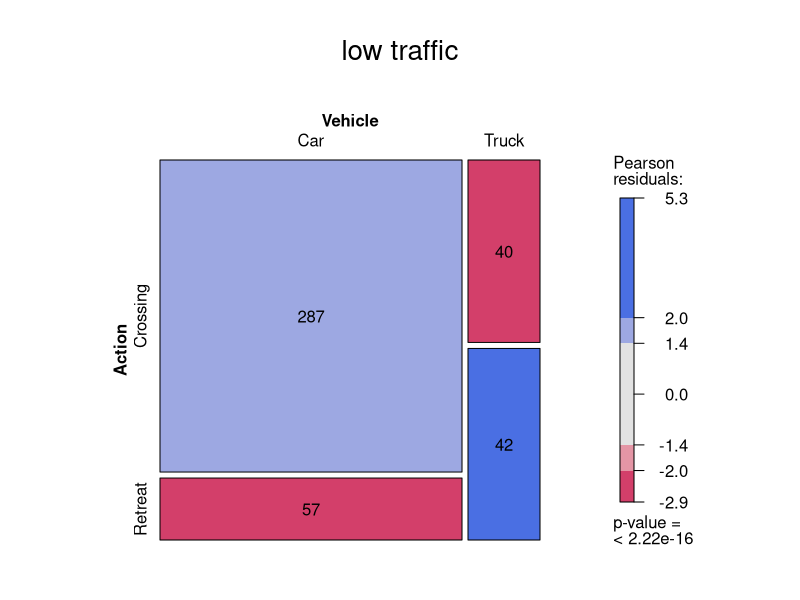
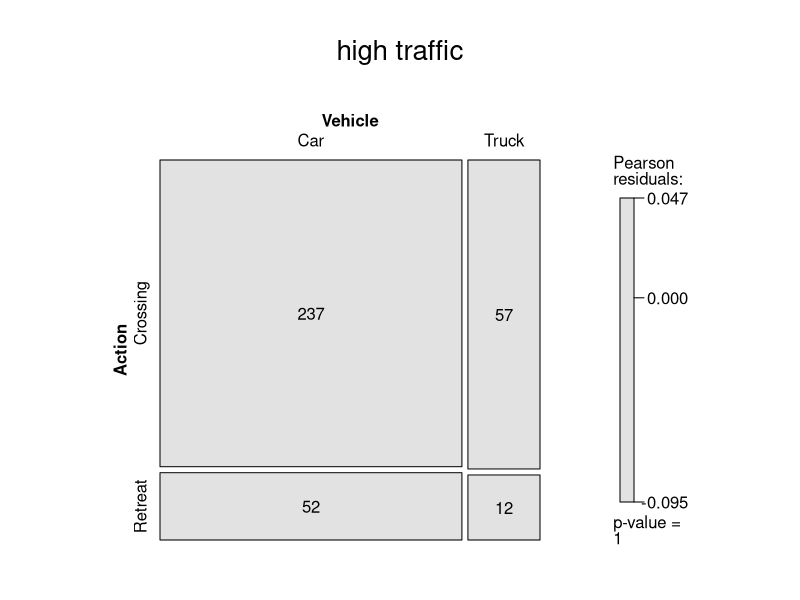
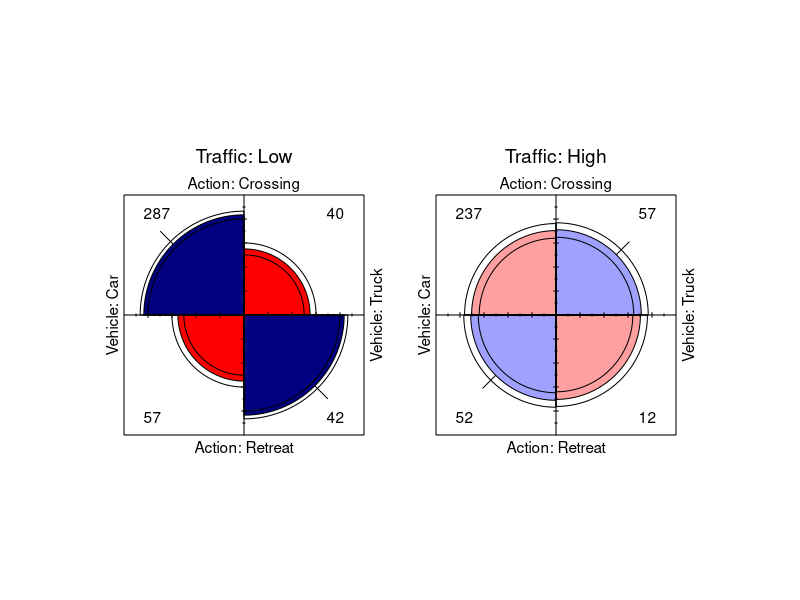
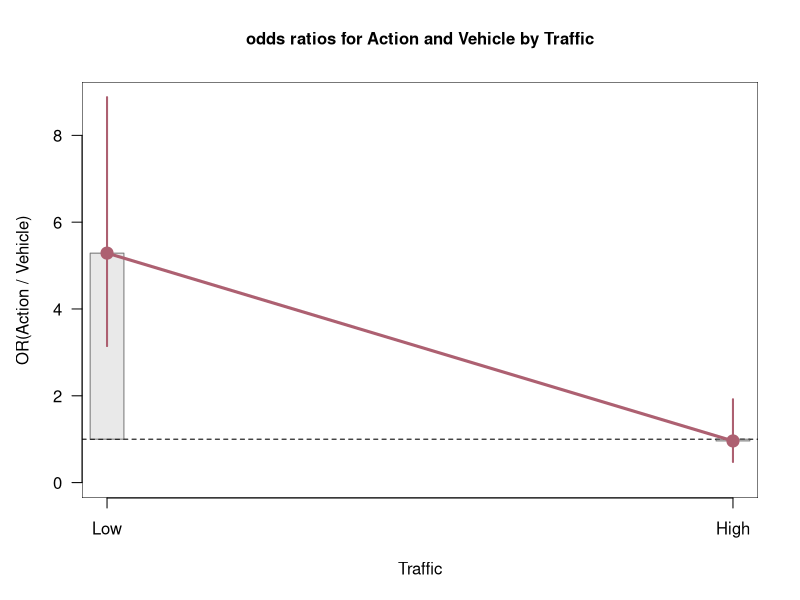
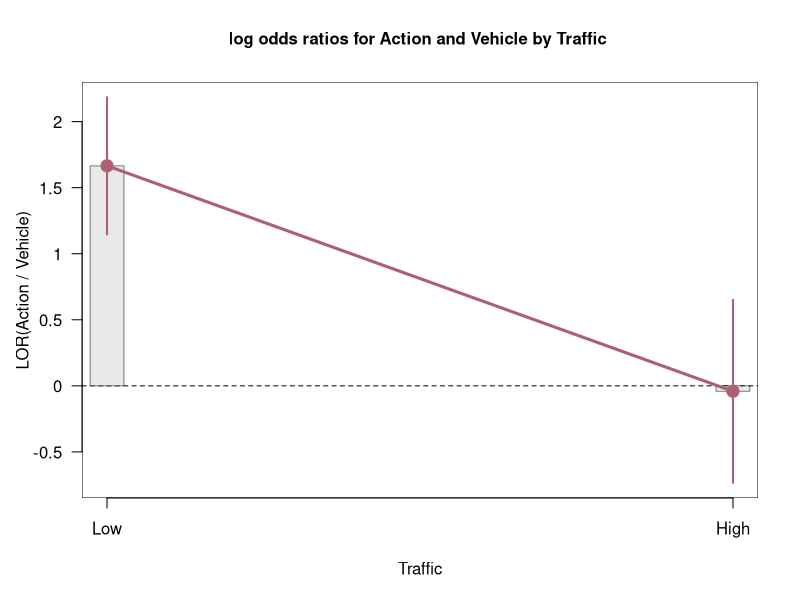
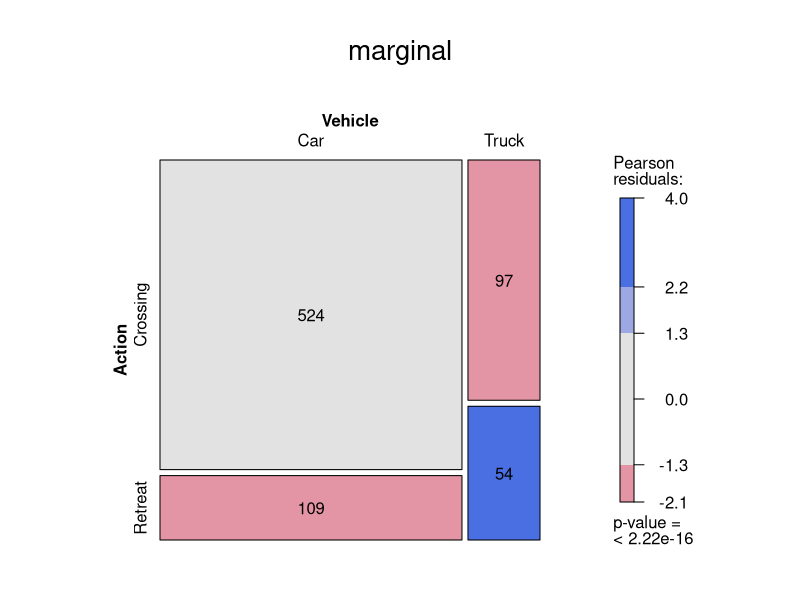
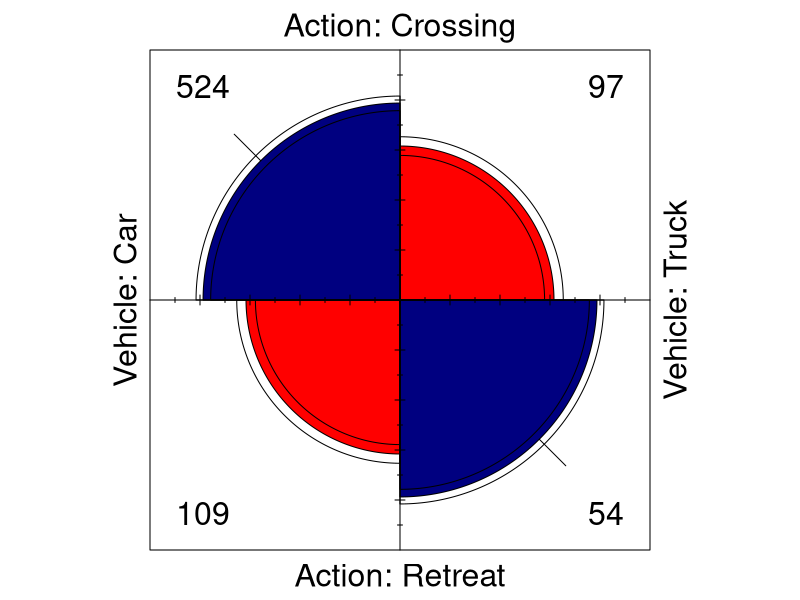

Write R code to recreate these figures, in order.
## ---- chunk 1
knitr::opts_chunk$set(echo = TRUE)
## ---- chunk 2
library("vcd")
library("vcdExtra")
## ---- chunk 3
Elks.table=data.frame(expand.grid(Action=c("Crossing", "Retreat"), Traffic=c("Low", "High"),
                                  Vehicle=c("Car", "Truck")), count=c(287,57,237,52,40,42,57,12))

# We want to have the table ordered, with Crossing, Car and Low traffic first
Elks.table$Action = ordered(Elks.table$Action, levels = c("Crossing","Retreat"))
Elks.table$Vehicle = ordered(Elks.table$Vehicle, levels = c("Car","Truck"))
Elks.table$Traffic = ordered(Elks.table$Traffic, levels = c("Low","High"))

Elks.partial = xtabs(count~Action+Vehicle+Traffic, Elks.table)

## ---- chunk 4

Elks.low.Traffic = Elks.partial[,,1]
chisq.test(Elks.low.Traffic)
## ---- chunk 5
mosaic(t(Elks.low.Traffic), gp=shading_max, split_vertical=TRUE, labeling = labeling_values, main = "low traffic")
## ---- chunk 6
or.low = oddsratio(Elks.low.Traffic, log=FALSE)
or.low
## ---- chunk 7
confint(or.low)
## ---- chunk 8
Elks.high.Traffic = Elks.partial[,,2]
chisq.test(Elks.high.Traffic)
## ---- chunk 9
mosaic(t(Elks.high.Traffic), gp=shading_max, split_vertical=TRUE, labeling = labeling_values, main = "high traffic")
## ---- chunk 10

or.high = oddsratio(Elks.high.Traffic, log=FALSE)
or.high
## ---- chunk 11
confint(or.high)
## ---- chunk 12
fourfold(Elks.partial)
## ---- chunk 13
or.part = oddsratio(Elks.partial, log=FALSE)
plot(or.part)
## ---- chunk 14
or.part = oddsratio(Elks.partial, log=T)
plot(or.part)
## ---- chunk 15
Elks.marginal = xtabs(count~Action+Vehicle, Elks.table)
chisq.test(Elks.marginal)
## ---- chunk 16
mosaic(t(Elks.marginal), gp=shading_max, split_vertical=TRUE, labeling = labeling_values, main = "marginal")
## ---- chunk 17
fourfold(Elks.marginal)
## ---- chunk 18
woolf_test(Elks.partial)
## ---- chunk 19
mantelhaen.test(Elks.partial)
